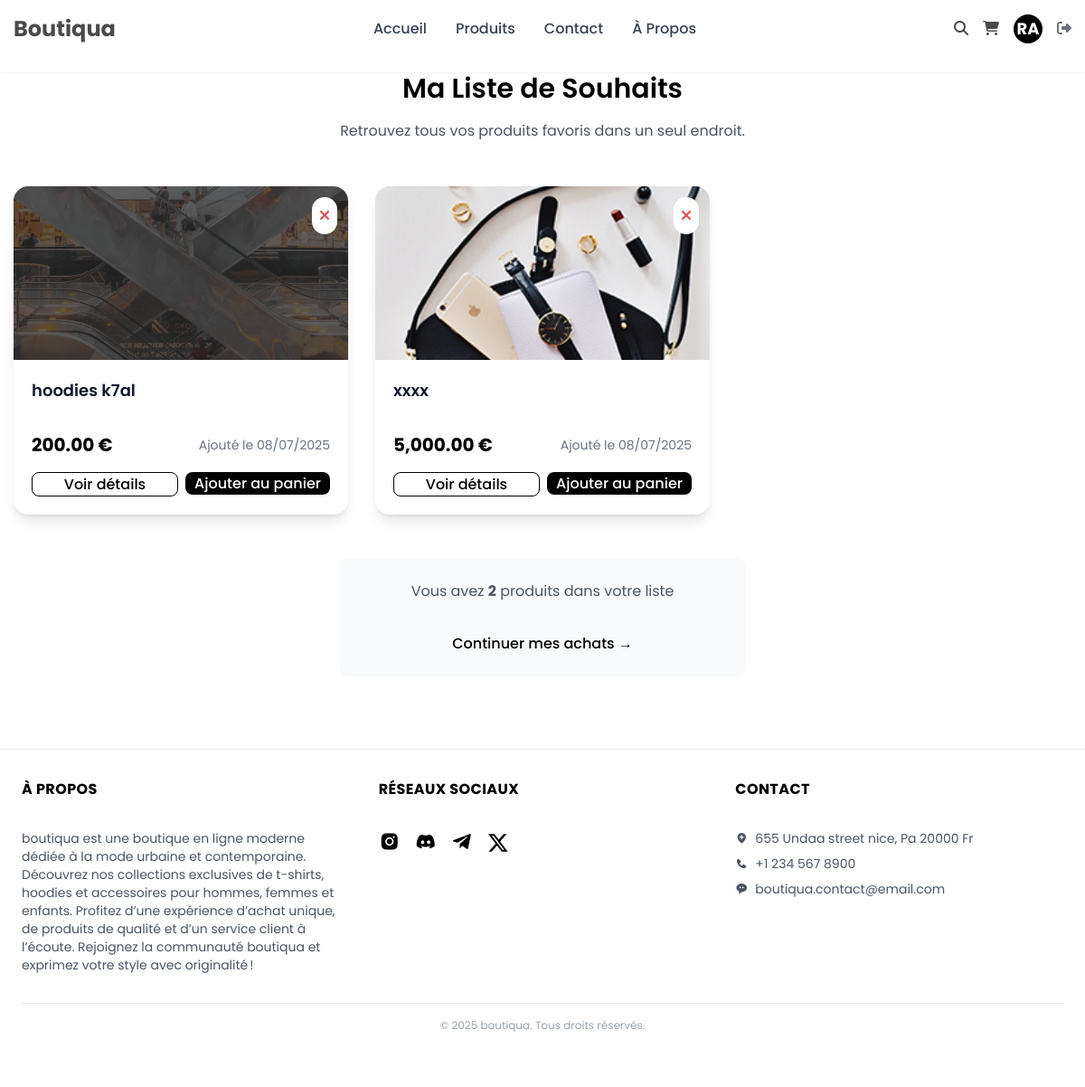
Screenshot of /pages/wishlist.php (signed in) with the database file from the repository.
### tables this page shows
CREATE TABLE `wishlist` (
  `id` int(11) NOT NULL,
  `user_id` int(11) NOT NULL,
  `product_id` int(11) NOT NULL,
  `created_at` timestamp NOT NULL DEFAULT current_timestamp()
);

CREATE TABLE `products` (
  `id` int(11) NOT NULL,
  `name` varchar(191) NOT NULL,
  `description` text DEFAULT NULL,
  `price` decimal(10,2) NOT NULL,
  `image` varchar(255) DEFAULT NULL,
  `gender` enum('homme','femme') NOT NULL,
  `product_type` enum('hoodies','t-shirt') NOT NULL,
  `stock` int(11) DEFAULT 0,
  `created_at` datetime DEFAULT current_timestamp()
);

### pages/wishlist.php (the view, shortened to what this page needs)
<?php
$pdo = getDBConnection();
$user_id = $_SESSION['user']['id'];
$stmt = $pdo->prepare('SELECT w.*, p.name, p.image, p.price FROM wishlist w JOIN products p ON w.product_id = p.id WHERE w.user_id = ?');
$stmt->execute([$user_id]);
$wishlist = $stmt->fetchAll();
?>
<!DOCTYPE html>
<html lang="fr">
<head>
  <?php include '../includes/head.php'; ?>
  <link rel="stylesheet" href="../src/css/tailwind.css">
  <link rel="stylesheet" href="../src/css/menu.css">
  <link rel="stylesheet" href="../src/css/responsive.css">
  <link rel="stylesheet" href="../src/css/style.css">
  <link rel="stylesheet" href="../src/css/modals.css">
</head>
<body class="font-poppins">
<?php include '../includes/header.php'; ?>
<main class="py-20">
  <div class="container mx-auto px-4">
    <div class="max-w-2xl mx-auto mb-12 text-center">
      <h1 class="mb-4 text-3xl font-semibold text-primary">Ma Liste de Souhaits</h1>
      <p class="text-gray-600">
        Retrouvez tous vos produits favoris dans un seul endroit.
      </p>
    </div>
    <?php if (empty($wishlist)): ?>
      <div class="max-w-md mx-auto text-center py-12">
        <div class="mb-6">
          <i class="fa fa-heart text-6xl text-gray-300"></i>
        </div>
        <h3 class="text-xl font-semibold text-gray-700 mb-2">Votre liste de souhaits est vide</h3>
        <p class="text-gray-500 mb-6">Ajoutez des produits à votre liste de souhaits pour les retrouver facilement.</p>
        <a href="products.php" class="inline-flex items-center px-6 py-3 bg-primary text-white font-semibold rounded-lg hover:bg-primary-dark transition-colors">
          Découvrir nos produits
          <svg class="w-5 h-5 ml-2" fill="none" stroke="currentColor" viewBox="0 0 24 24">
            <path stroke-linecap="round" stroke-linejoin="round" stroke-width="2" d="M14 5l7 7m0 0l-7 7m7-7H3"></path>
          </svg>
        </a>
      </div>
    <?php else: ?>
      <div class="grid grid-cols-1 md:grid-cols-2 lg:grid-cols-3 xl:grid-cols-4 gap-6">
        <?php foreach ($wishlist as $item): ?>
          <div class="bg-white rounded-2xl shadow-lg overflow-hidden transition-transform hover:-translate-y-1 hover:shadow-2xl">
            <div class="relative">
              <img src="/boutiqua/src/images/<?php echo htmlspecialchars($item['image']); ?>"
                   alt="<?php echo htmlspecialchars($item['name']); ?>"
                   class="w-full h-48 object-cover">
              <form method="post" action="../actions/remove_from_wishlist.php" class="absolute top-3 right-3">
                <button type="submit" class="bg-white bg-opacity-90 rounded-full p-2 text-red-500 hover:bg-red-500 hover:text-white transition-colors"
                        title="Retirer de la liste de souhaits">
                  <i class="fa fa-times"></i>
                </button>
              </form>
            </div>
            <div class="p-5">
              <h3 class="text-lg font-semibold text-gray-900 mb-2"><?php echo htmlspecialchars($item['name']); ?></h3>
              <div class="flex items-center justify-between mb-4">
                <span class="text-xl font-bold text-primary"><?php echo number_format($item['price'], 2); ?> €</span>
                <span class="text-sm text-gray-500">Ajouté le <?php echo date('d/m/Y', strtotime($item['created_at'])); ?></span>
              </div>
              <div class="flex gap-2">
                <a href="single-product.php?id=<?php echo $item['product_id']; ?>"
                   class="flex-1 text-center border border-primary text-primary font-medium rounded-lg hover:bg-primary hover:text-white transition-colors">
                  Voir détails
                </a>
                <form method="post" action="add_to_cart.php" class="flex-1">
                  <button type="submit" class="w-full bg-primary text-white font-medium rounded-lg hover:bg-primary-dark transition-colors">
                    Ajouter au panier
                  </button>
                </form>
              </div>
            </div>
          </div>
        <?php endforeach; ?>
      </div>
      <div class="mt-12 max-w-md mx-auto bg-gray-50 rounded-lg p-6 text-center">
        <p class="text-gray-600 mb-2">Vous avez <strong><?php echo count($wishlist); ?></strong> produit<?php echo count($wishlist) > 1 ? 's' : ''; ?> dans votre liste</p>
        <a href="products.php" class="text-primary hover:text-primary-dark font-medium">
          Continuer mes achats →
        </a>
      </div>
    <?php endif; ?>
  </div>
</main>
<?php include '../includes/footer.php'; ?>
</body>
</html>

### src/css/menu.css (style rules this page uses)
.fa-times { transform: rotate(90deg); }

### src/css/responsive.css (style rules this page uses)
body { -webkit-text-size-adjust: 100%; -webkit-font-smoothing: antialiased; -moz-osx-font-smoothing: grayscale; text-rendering: optimizeLegibility; }

### src/css/style.css (style rules this page uses)
:root { --primary: #000000; --primary-dark: #1a1a1a; --secondary: #ffffff; --accent: #333333; --accent-dark: #4a4a4a; --text-primary: #000000; --text-secondary: #ffffff; --bg-light: #f5f5f5; --bg-dark: #1a1a1a; --text-color: #4a4a4a; --light-gray: #f7f7f7; --white: #ffffff; --transition: all 0.3s ease; --shadow: 0 2px 15px rgba(0, 0, 0, 0.1); --header-height: 80px; }
* { margin: 0; padding: 0; box-sizing: border-box; }
html { scroll-behavior: smooth; }
body { font-family: "Poppins", sans-serif; line-height: 1.6; color: var(--text-color); overflow-x: hidden; }
img { object-fit: cover; }
.container { width: 100%; max-width: 1200px; margin: 0 auto; padding: 0 15px; }
.grid { display: grid; gap: 30px; }
.text-center { text-align: center; }
.mb-2 { margin-bottom: 2rem; }

### rows the page displays
wishlist: product.image (picture), product.name "hoodies k7al", product.price "200.00", created_at "08/07/2025"
wishlist: product.image (picture), product.name "xxxx", product.price "5,000.00", created_at "08/07/2025"

### other values shown
$initials "RA"
count($wishlist) "2"
